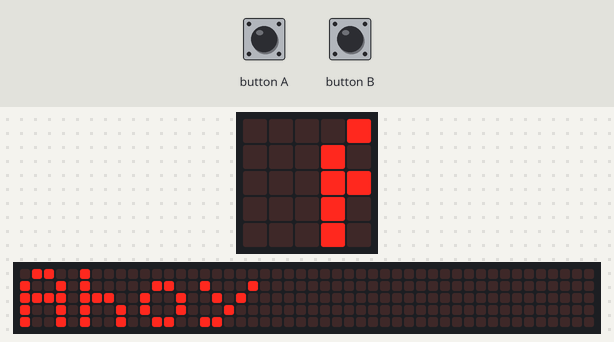
Bench run of a program on a simulated BBC micro:bit running MicroPython. On the bench: the board's 5×5 LED display, a strip that is not on the board, showing the scrolling text unrolled. The test bench sets the inputs (shaded band). The 48×5 strip is a reading aid, not a part: it shows the text the display is scrolling, unrolled, one strip-width of it at a time.

Above: at 0.22 s.
At 1.27 s:
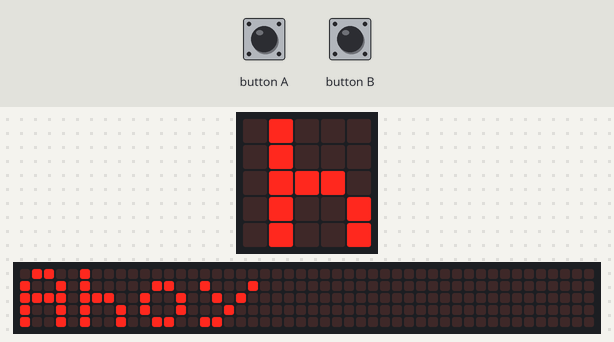
1.3 s: button A pressed for 0.15 s
2.0 s: button B pressed for 0.15 s
At 3.82 s:
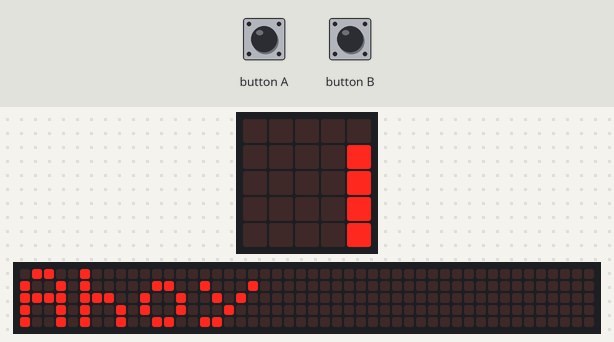
Timing chart, 0 to 5.3 s (numbered marks = the images above; inputs shaded):
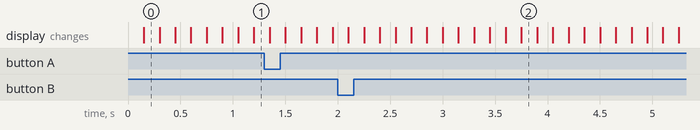

The program:

Personal_Billboard.py
```python
#5.2
#Imports everything from the microbit module
from microbit import *

#5.3
#assigns the integer 0 to the variable choice.
choice = 0

#5.9
#Creates a list named my_list that contains the items "Ahoy", Image.HAPPY, Image.SAD, Image.HEART, Image.ASLEEP, Image.SURPRISED.
#LEARNING : The list can contain mixed data types and allows for faster access using the index corresponding to a list item.
my_list = [
    "Ahoy",
    Image.HAPPY,
    Image.SAD,
    Image.HEART,
    Image.ASLEEP,
    Image.SURPRISED
]

#5.9
#Assigns the integer 0 to the variable FIRST_CHOICE.
FIRST_CHOICE = 0

#5.9
#Takes the length of my_list and subtracts 1 from it.
#Then assigns this value to the variable LAST_CHOICE.
LAST_CHOICE = len(my_list) - 1

#5.2
#Loops the indented code block infinitely.
while True:

    #5.8
    #It takes an item of the list at the index corresponding to the value of the variable "choice".
    #The final value is assigned to the variable my_image.
    #LEARNING : Retrieving a specific item from a list using the index.
    my_image = my_list[choice]

    #5.12
    #checks if the variable my_image is of type string.
    #If my_image is a string type, then it will execute the indented code block.
    #LEARNING : the type() function returns the data type of the parameter passed.
    #LEARNING : This conditional statement is critical because the scroll expects only string data type.
    if type(my_image) == str:

        #5.12
        #scrolls the contents of the variable my_image across the LED array.
        display.scroll(my_image)

    #5.12
    #If the conditional statement above is not satisfied, then it will execute the indented code block.
    else:

        #5.12
        #shows the contents of the variable my_image on the LED array.
        display.show(my_image)

    #5.3
    #Checks if Button B was pressed.
    #If pressed, the function returns the boolean value True.
    #If True, then the if statement's indented code block will execute.
    if button_b.was_pressed():

        #5.3
        #Adds the integer value of 1 to the initial value of the variable choice.
        #Then assigns this new summed up integer value to the variable choice.
        choice = choice + 1

        #5.9
        #Compares the value of the variable choice to the value of the variable LAST_CHOICE.
        #If the value of choice is greater than the value of LAST_CHOICE, the indented code block will execute.
        if choice > LAST_CHOICE:

            #5.9
            #Assigns the value of the variable FIRST_CHOICE to the variable choice.
            choice = FIRST_CHOICE


    #5.4
    #Checks if Button A was pressed.
    #If Button A has been pressed, the function returns the boolean value True.
    #If True, then the if statement's indented code block will execute.
    if button_a.was_pressed():

        #5.4
        #Subtracts the integer value of 1 from the initial value of the variable choice.
        #Then assigns this new subtracted integer value to the variable choice.
        choice = choice - 1

        #5.9
        #Compares the value of the variable choice to the value of the variable FIRST_CHOICE.
        #If the value of choice is greater than the value of LAST_CHOICE, the indented code block will execute.
        if choice < FIRST_CHOICE:

            #5.9
            #Assigns the value of the variable FIRST_CHOICE to the variable choice.
            choice = LAST_CHOICE
```
